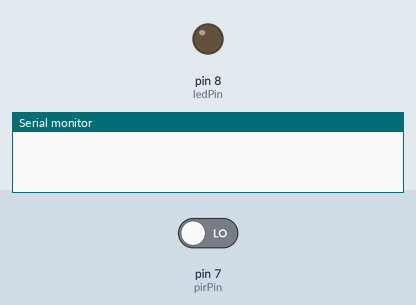
A sketch run on a simulated Arduino Uno, built with avr-gcc and run on an emulated ATmega328P. Shown: output pins drawn as LEDs (lit = HIGH), the last lines printed to the serial monitor. The test bench sets the inputs (shaded band); at power-on: pin 7 (pirPin) LOW.

Above: at 1.8 s.
1.9 s: pin 7 (pirPin) driven HIGH
At 2.7 s:
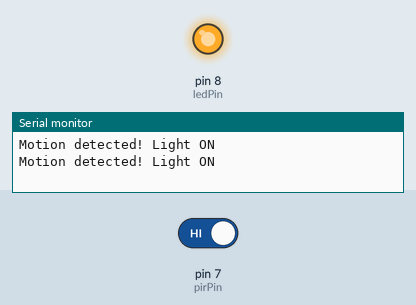
3.5 s: pin 7 (pirPin) driven LOW
At 3.8 s:
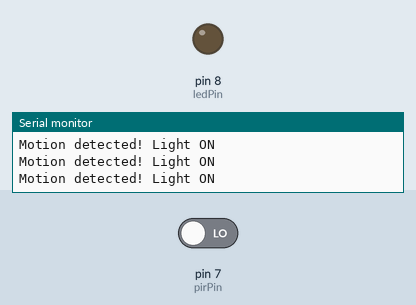
Timing chart, 0 to 6.5 s (numbered marks = the images above; inputs shaded):
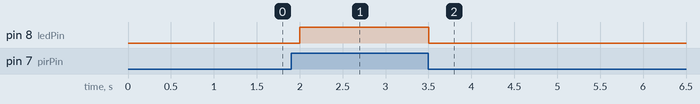

Measured:
- after the input at 1.9 s, pin 8 (ledPin): LOW → HIGH after 0.10 s
- after the input at 3.5 s, pin 8 (ledPin): HIGH → LOW at once

The sketch:

motionlight.ino
```cpp
int pirPin = 7;
int ledPin = 8;

void setup() {
  pinMode(pirPin, INPUT);
  pinMode(ledPin, OUTPUT);
  Serial.begin(9600);
}

void loop() {
  if (digitalRead(pirPin) == HIGH) {
    digitalWrite(ledPin, HIGH);
    Serial.println("Motion detected! Light ON");
  } else {
    digitalWrite(ledPin, LOW);
  }
  delay(500);
}
```
